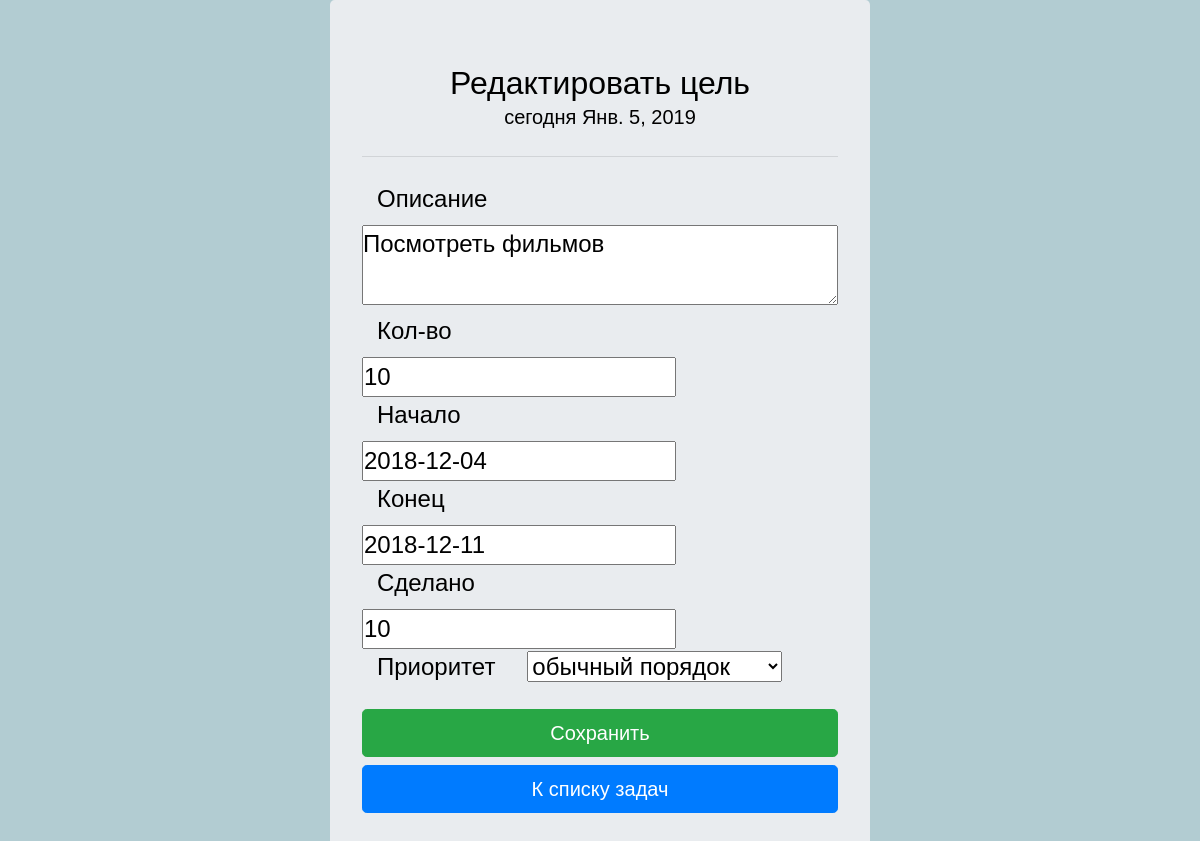
The app's page /progress/edit_target/38 (signed in) with its own data.
### progress/models.py (models this page shows)
class Target(models.Model):
    user = models.ForeignKey(User)
    target_description = models.CharField(max_length=300,)
    target = models.PositiveIntegerField(default=1)
    start_date = models.DateField()
    end_date = models.DateField()
    priority = models.SmallIntegerField(default=1, help_text='приоритет в показе',
                                        choices=((1, 'обычный порядок'),
                                                 (0, 'показывать в начале'),)
                                        )
    done = models.PositiveIntegerField(default=0)
    def _get_current_status(self):
        from datetime import date, datetime
        current_date = date.today()
        task_duration = (self.end_date - self.start_date).days + 1
        target_per_day = self.target / task_duration
        to_be_done = target_per_day * ((current_date - self.start_date).days + 1)  # на сегодня
        if target_per_day == 0:
            return target_per_day
        diff_days =  (self.done - to_be_done) / target_per_day
        return diff_days
    def _get_persentage(self):
        if self.target == 0:
            return 0
        else:
            result = int(self.done * 100 / self.target)
            if result <= 100:
                return result
            else:
                return 100
    def _wording(self):
        if self.f1 == 0:
            return "В графике".format()
        elif self.f1 > 0:
            return 'Впереди'
        else:
            return 'Отстаем'
    def _todo_daily(self):
        from datetime import date, datetime
        current_date = date.today()
        task_duration = (self.end_date - self.start_date).days + 1
        target_per_day = self.target / task_duration
        return target_per_day
    def _tobe_done(self):
        from datetime import date, datetime
        current_date = date.today()
        task_duration = (self.end_date - self.start_date).days + 1
        target_per_day = self.target / task_duration
        to_be_done_today = target_per_day * ((current_date - self.start_date).days + 1)  # на сегодня
        if self.target == 0:
            return 0
        else:
            to_be_done_today = to_be_done_today * 100/self.target
            if to_be_done_today >=100:
                return 100
            else:
                return int(to_be_done_today)
    def _left_todo(self):
        if (self.target - self.done) > 0:
            return (self.target - self.done)
        else:
            return 0
    f1 = property(_get_current_status)
    f2 = property(_get_persentage)
    word = property(_wording)
    daily = property(_todo_daily)
    todo_today = property(_tobe_done)
    left_todo = property(_left_todo)
    class Meta:
        ordering = ['priority', 'target_description']

### progress/views.py (the view)
# urls.py: url(r'^edit_target/(.+)', views.edit_target, name='edit_target'),
@login_required
def edit_target(request, id):
    from datetime import date
    current_date = date.today()
    posted_ok = False
    targets = Target.objects.filter(pk=id)  # ищем нужную запись по id
    target = targets[0]  # она должна существовать
    if request.method == 'POST':
        form = TargetForm(request.POST, instance=target)  # и передаем ее в instance
        if form.is_valid():
            form.save(commit=True)
            posted_ok = True
            messages.add_message(request, messages.SUCCESS, "Цель изменена, продолжаем работать")
            return redirect('progress')
        else:
            errs = form.errors
            return render(request, 'edit_target.html', locals())
    else:
        form = TargetForm(instance=target)
    return render(request, 'edit_target.html', locals())

### progress/forms.py (shortened to what this page needs)
class TargetForm(forms.ModelForm):
    class Meta:
        model = Target
        fields = ['target_description', 'target', 'start_date', 'end_date', 'done', 'priority']
        start_date = forms.DateField(localize=True)
        labels = {
            'target_description': 'Описание цели',
            'target': 'Сколько сделать',
            'start_date': 'Дата начала',
            'end_date': 'Дата окончания',
            'done': 'Уже сделано',
            'priority': 'Приоритет',
        }
        widgets = {'start_date': forms.DateInput(attrs={'id': 'start_date'}),
                   'end_date': forms.DateInput(attrs={'id': 'end_date'}),
                   'target_description': forms.Textarea(attrs={'class':'widget_descr'}),
        }

### progress/templates/edit_target.html (shortened to what this page needs)
{% extends "base.html" %}
{% load staticfiles %}
{% block content %}
<div class="container">
    <div class="row">
        <div class="col"></div>
        <div class="col-md-6 col-sm-12">
            <div class="jumbotron">
                <center>
                    <h1 class="display-4"> Редактировать цель</h1>
                    <p class="lead"> сегодня {{current_date}}</p>
                    <hr class="my-4">
                </center>
                <form method="post" class="form-horizontal" role="form" action=''>
                              <div class="form-group">
                                  <label class="col-sm-4 control-label"> Описание </label>
                            {{form.target_description}} <br>
                                   <label class="col-sm-4 control-label"> Кол-во </label>
                             {{form.target}} <br>
                             <label class="col-sm-4 control-label"> Начало </label>
                            {{form.start_date}} <br>
                            <label class="col-sm-4 control-label"> Конец </label>
                                  {{form.end_date}}
                            <br>
                                   <label class="col-sm-4 control-label">  Сделано </label>
                            {{form.done}} <br>
                                   <label class="col-sm-4 control-label"> Приоритет </label>
                             {{form.priority}}
                              </div>
                    <input class="btn btn-success btn-lg btn-block" id="done" type="submit" name="submit" value="Сохранить"
                            style ="margin-bottom: 0.5rem;" />
                        </form>
                <a href="/progress/progress" class="btn btn-primary btn-lg btn-block" role="button"
                       aria-pressed="true"> К списку задач </a>
            </div>
        </div>
        <div class="col"></div>
    </div>
{% endblock %}

### progress/static/progress/style.css (style rules this page uses)
body,div,dl,dt,dd,ul,ol,li,h1,h2,h3,h4,h5,h6,pre, form,fieldset,input,textarea,p,blockquote,th,td { padding: 0; margin: 0; }
h1,h2,h3,h4,h5,h6 { font-weight: normal; font-size: 100%; }
body { background-color: rgb(178, 204, 210); height: 100%; font-size: 1.5rem; font-family: 'Rubik', sans-serif; color: black; }
h1 { color: black; font-size: 2rem!important; }
.widget_descr { height: 5rem; margin-bottom:0.5rem; width:100%; }

### records on screen
Target: target_description "Посмотреть фильмов", target "10", start_date "2018-12-04", end_date "2018-12-11", done "10", priority "обычный порядок"
